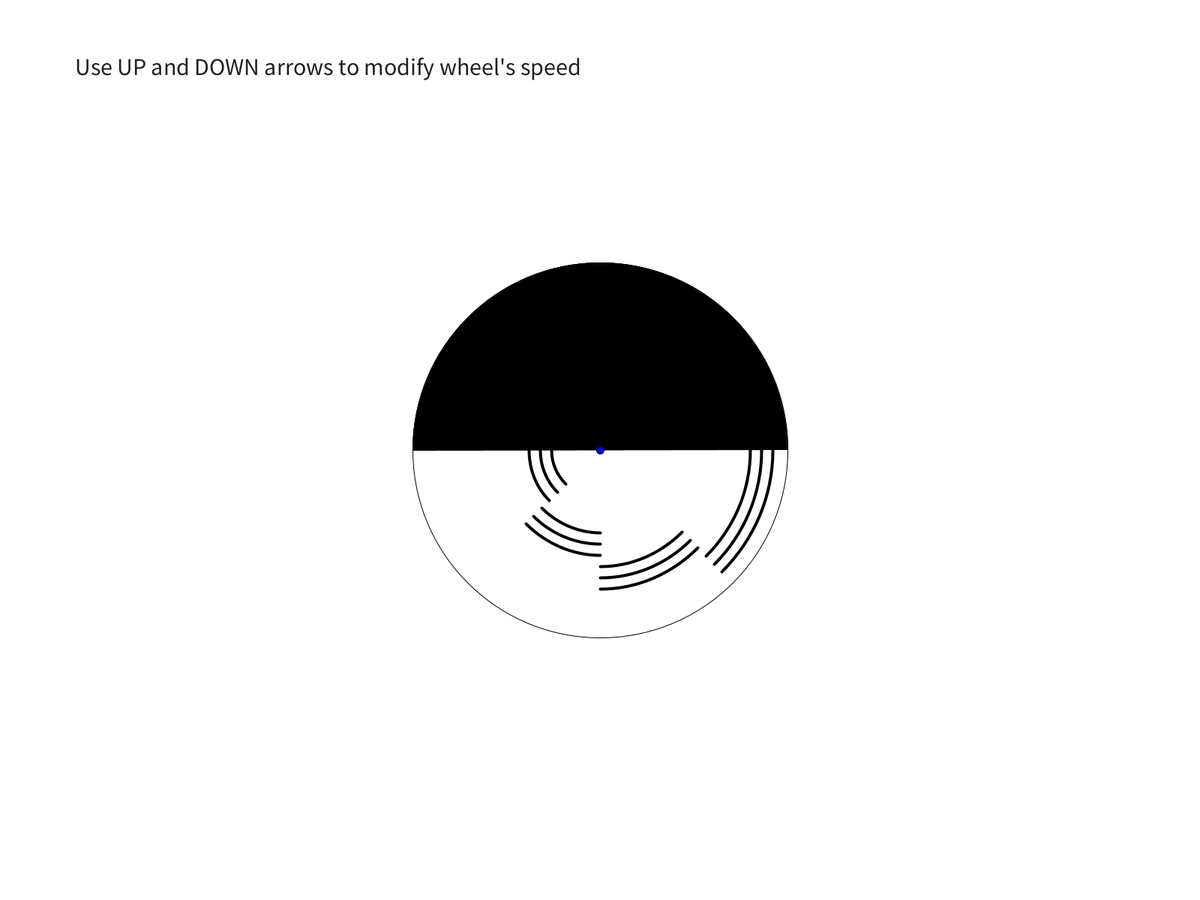
Frame 1 (no input)
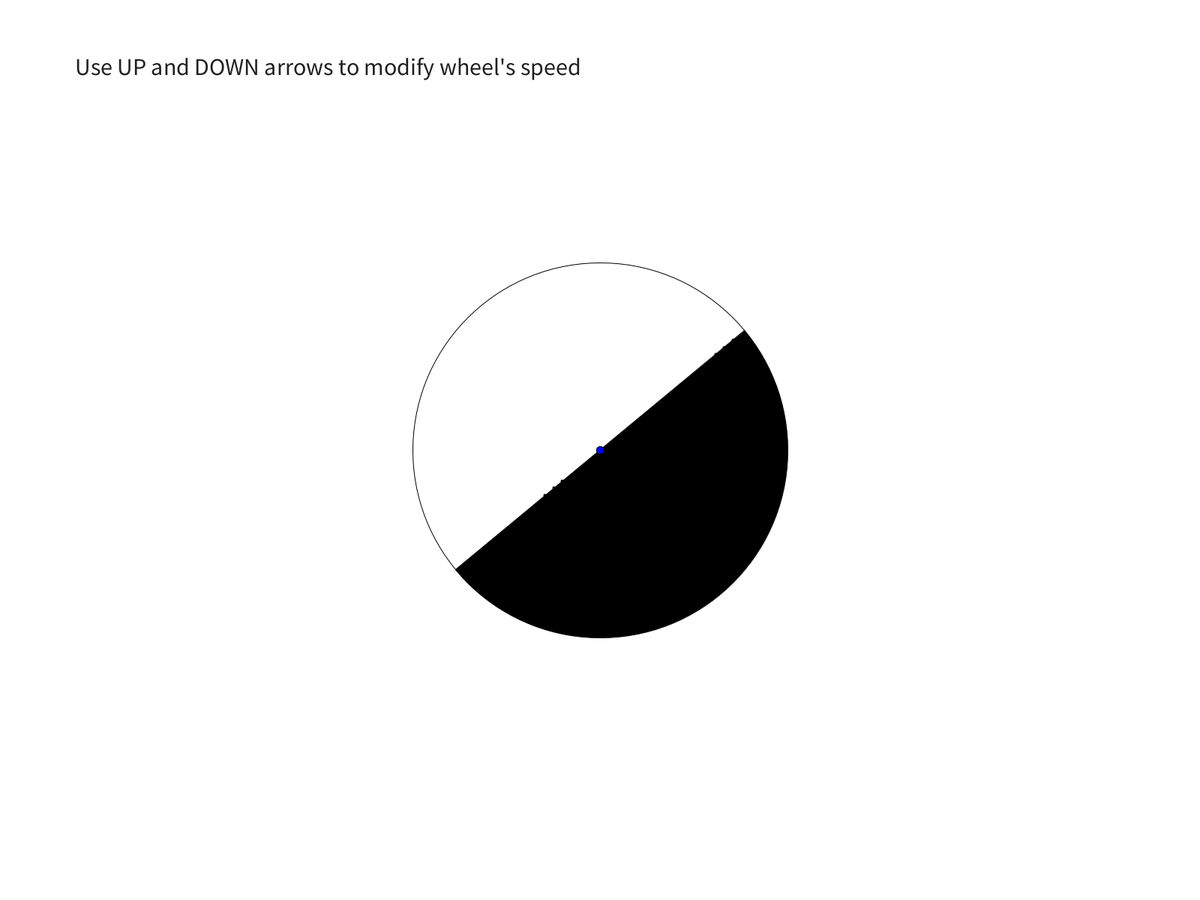
Frame 60 (the mouse pressed at the canvas centre just before this capture)
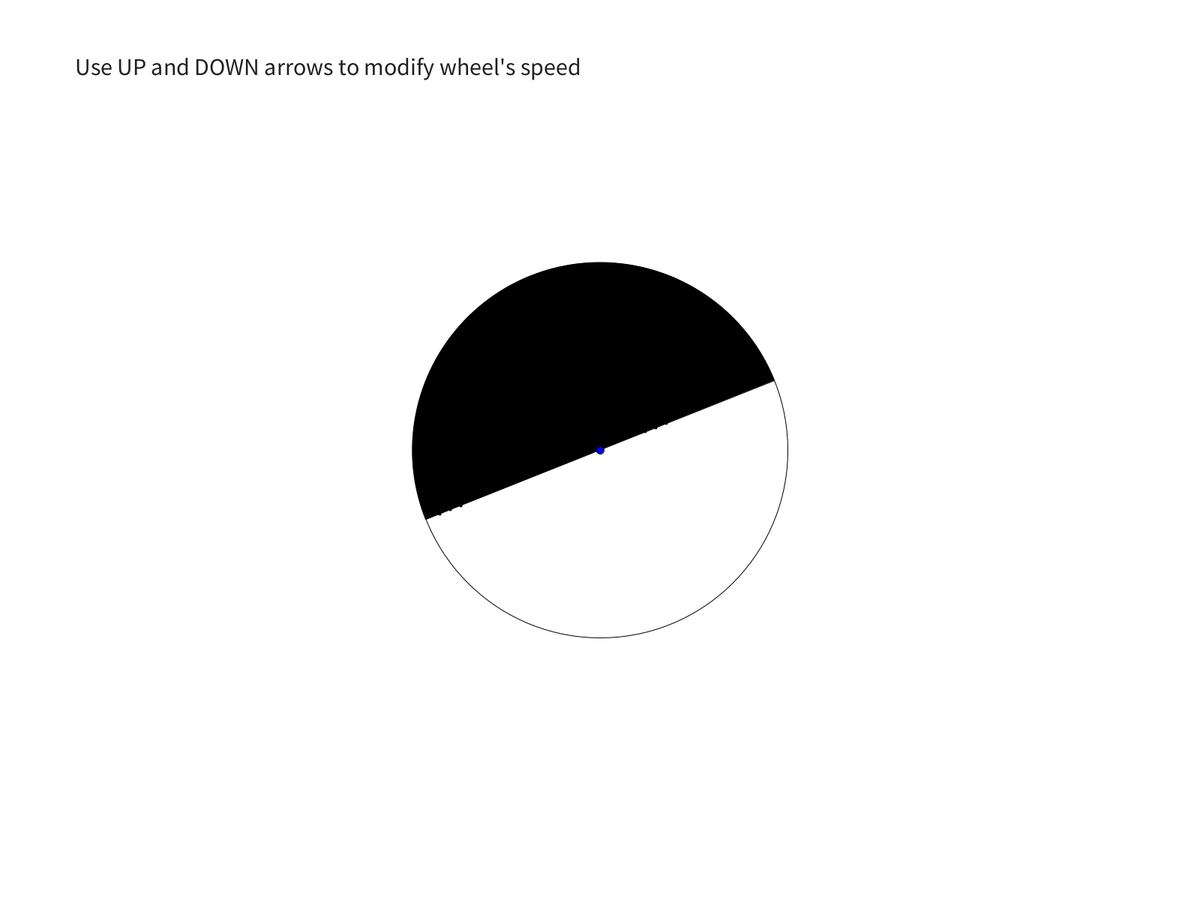
Frame 120 (the mouse held since frame 60 and released just before this capture)

The Processing sketch that drew these frames (run headless with seeded random() and noise(); from frame 60 on, the mouse is pressed at the canvas centre):

// Processing sketch: Benham
// ── Benham.pde
float ANGLE_LIMIT = 2;
float ANGLE_DELTA = 0.05; 
float angle_variation = 1;

int angleShift = -1;

public void settings() {
  fullScreen();
}

void setup() {
}

float angle = 0;

void draw() {
  background(255);
  
  circle(width / 2, height / 2, 500);

  // Start of arcs

  push();
  strokeWeight(4);
 
  for (int i = 0; i < 12; ++i) {
    if(i % 3 == 0) angleShift++;
    arc(width / 2, height / 2, 460 - i * 30, 460 - i * 30, PI / 4 * angleShift + angle, PI / 4 * (angleShift + 1) + angle);
  }

  pop();

  // End of arcs

  push();
  fill(0);
  arc(width / 2, height / 2, 500, 500, angle + PI, 2*PI + angle, CLOSE);

  fill(0, 0, 255);
  circle(width / 2, height / 2, 10);
  pop();


  angle += angle_variation;


  push();

  fill(32);
  textSize(32);
  text("Use UP and DOWN arrows to modify wheel's speed", 100, 100);

  pop();
}

void keyPressed() {

  if(keyCode == UP && angle_variation <= ANGLE_LIMIT) {
    angle_variation += ANGLE_DELTA;
    print("DOWN DIRECTION " + angle_variation + "\n");
  }

  if(keyCode == DOWN && angle_variation >= -ANGLE_LIMIT) {
    angle_variation -= ANGLE_DELTA;
    print("UP DIRECTION " + angle_variation + "\n");
  } 

}
